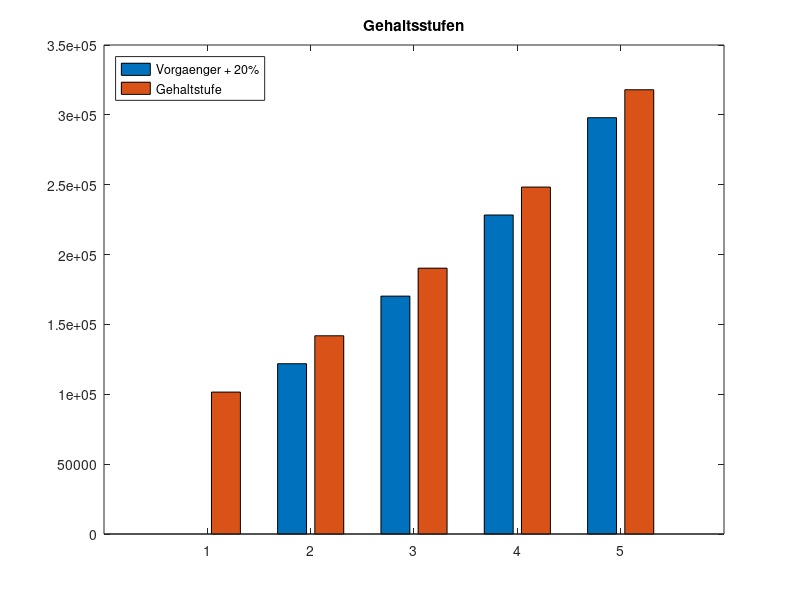

MATLAB code for this plot:
%Aufgabe u012
%Von 5 h?heren Gehaltsstufen verdient jede n?chsth?here Stufe 20% mehr als die darunterliegende
%und dazu 20'000 Fr mehr pro Jahr. Gesamtsumme = 1'000'000
% -: gs1 = gs1
% 1: gs2 = 1.2*gs1 + 20
% 2: gs3 = 1.2*gs2 + 20
% 3: gs4 = 1.2*gs3 + 20
% 4: gs5 = 1.2*gs4 + 20
% 5: gs1+gs2+gs3+gs4+gs5 = 1000
% A * x = b

A=[-1.2 1 0 0 0; 0 -1.2 1 0 0; 0 0 -1.2 1 0; 0 0 0 -1.2 1; 1 1 1 1 1]
b=1000*[20 20 20 20 1000 ]'

format bank
fprintf('Gehaltsstufen');
x = A\b

s = zeros(5,2);
s(2:5,1) = 1.2*x(1:4,:);
s(:,2) = x;
bar(s);
title('Gehaltsstufen');
legend('Vorgaenger + 20%', 'Gehaltstufe', 'Location', 'Northwest');

format short
